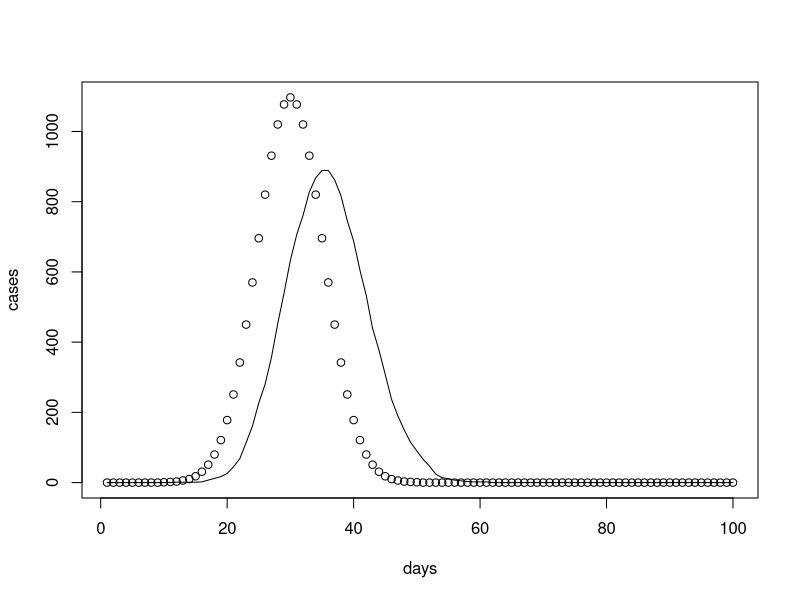
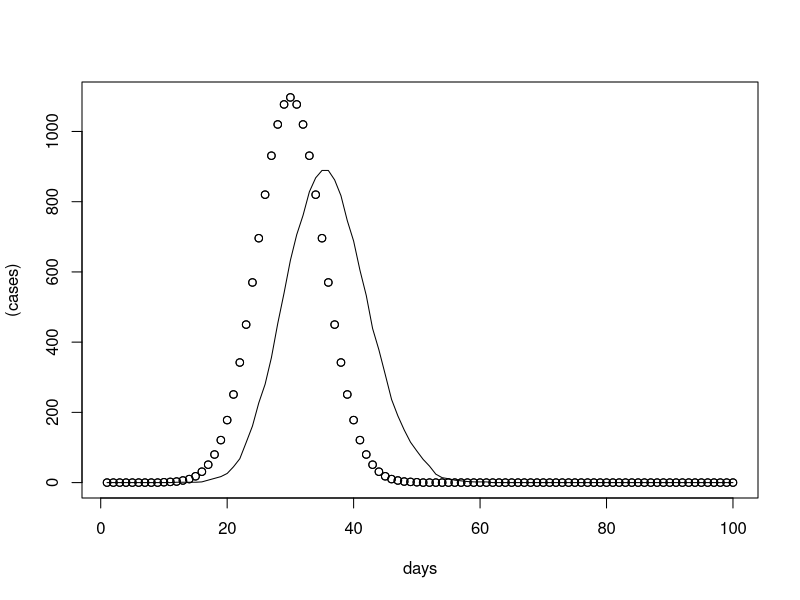

Recreate these plots in R, in order.

days<-1:100
cases<-round(exp(-0.0182*(days-30)^2+7))
plot(days, cases)

df<-NULL

#build df - the patient admission data
for (i in 1:length(days)){

alos<-rpois(cases[i],10)
df<-rbind(df,cbind(rep(i,cases[i]),rep(cases[i],cases[i]),alos))
}
df<-as.data.frame(df)
colnames(df)<-c("day.of.outbreak","number.of.cases","los")

df$separation<-df$day.of.outbreak+df$los-1
head(df)
#asssume 10% of people go to hospital
df<-df[sample(1:length(df[,1]),round(length(df[,1])*0.1)),]

# x1<-rep(0,length(df[,1]))
# x1<-as.data.frame(x1)

x1<-NULL
for (i in 1:length(df[,1])){
# i<-2
myvec<-c(rep(0,df[i,1]),rep(1,df[i,3]),rep(0,100-df[i,1]-df[i,3]))
x1<-rbind(x1,myvec)
}
cases
hospload<-colSums(x1)
lines(days,hospload)
plot(days,(cases))
lines(days, hospload)
points(days, cases)



